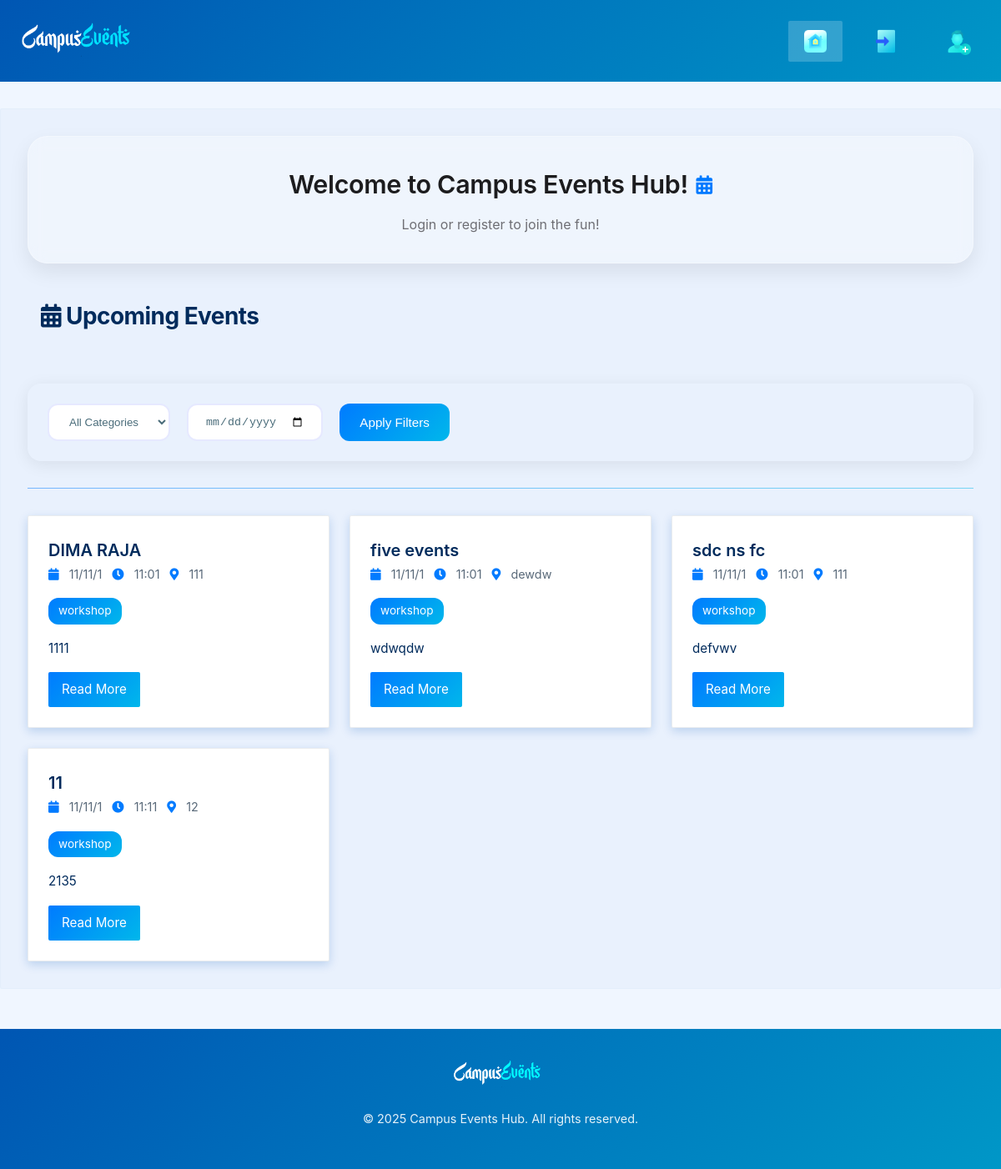
The page / on the database its author committed.
### models.py (models this page shows)
class Event(db.Model):
    __tablename__ = 'event'
    id = db.Column(db.Integer, primary_key=True)
    title = db.Column(db.String(100), nullable=False)
    description = db.Column(db.Text, nullable=False)
    date = db.Column(db.Date, nullable=False)
    time = db.Column(db.Time, nullable=False)
    location = db.Column(db.String(100), nullable=False)
    category = db.Column(db.String(50), nullable=False)
    status = db.Column(db.Enum(EventStatus), default=EventStatus.PENDING)
    user_id = db.Column(db.Integer, db.ForeignKey('user.id'), nullable=False)
    likes = db.relationship('Like', backref='event', lazy=True, cascade='all, delete-orphan')
    rsvps = db.relationship('RSVP', backref='event', lazy=True, cascade='all, delete-orphan')
    notifications = db.relationship('Notification', backref='event', lazy=True, cascade='all, delete-orphan')

### app.py (the view, shortened to what this page needs)
@app.route('/')
def index():
    page = request.args.get('page', 1, type=int)
    per_page = 10
    events_query = Event.query.filter_by(status=EventStatus.APPROVED).order_by(Event.date, Event.time)
    category = request.args.get('category')
    date_filter = request.args.get('date')
    if category:
        events_query = events_query.filter_by(category=category)
    if date_filter:
        events_query = events_query.filter(Event.date == date.fromisoformat(date_filter))
    events = events_query.paginate(page=page, per_page=per_page, error_out=False)
    categories = sorted(set(event.category for event in Event.query.all() if event.category))
    return render_template('index.html', events=events, categories=categories, category_filter=category, date_filter=date_filter)

### templates/index.html (shortened to what this page needs)
{% extends "base.html" %}
{% block css %}
    <link rel="stylesheet" href="{{ url_for('static', filename='css/index.css') }}">
{% endblock %}
{% block content %}
    <div class="container">
        {% if current_user.is_authenticated %}
            <div class="welcome-message">
                <h2>Welcome, {{ current_user.username }}! <i class="fas fa-user"></i></h2>
                <p>Check out the latest events on campus.</p>
            </div>
        {% else %}
            <div class="welcome-message">
                <h2>Welcome to Campus Events Hub! <i class="fas fa-calendar-alt"></i></h2>
                <p>Login or register to join the fun!</p>
            </div>
        {% endif %}
        <div class="page-header">
            <h2><i class="fas fa-calendar-alt"></i> Upcoming Events</h2>
        </div>
        <div class="filters">
            <select class="form-control" id="category-filter">
                <option value="">All Categories</option>
            </select>
            <input type="date" class="form-control" id="date-filter">
            <button class="btn btn-primary" id="apply-filters">Apply Filters</button>
        </div>
        <div class="page-separator"></div>
        <div class="events-grid" id="events-grid">
            {% if events %}
                {% for event in events %}
                    <div class="event-card" id="event-card-{{ event.id }}">
                        <h3><a href="{{ url_for('get_event_page', event_id=event.id) }}">{{ event.title }}</a></h3>
                        <div class="event-meta">
                            <span><i class="fas fa-calendar"></i> {{ event.date.strftime('%d/%m/%Y') }}</span>
                            <span><i class="fas fa-clock"></i> {{ event.time.strftime('%H:%M') }}</span>
                            <span><i class="fas fa-map-marker-alt"></i> {{ event.location }}</span>
                        </div>
                        <div class="event-category">{{ event.category }}</div>
                        <p>{{ event.description }}</p>
                        <a href="{{ url_for('get_event_page', event_id=event.id) }}" class="btn btn-primary btn-read-more">Read More</a>
                    </div>
                {% endfor %}
            {% else %}
                <div class="no-events">
                    <i class="fas fa-exclamation-circle"></i> No events found.
                </div>
            {% endif %}
        </div>
    </div>
{% endblock %}

### templates/base.html (shortened to what this page needs)
<!DOCTYPE html>
<html lang="en">
<head>
    <link rel="stylesheet" href="{{ url_for('static', filename='css/base.css') }}">
    {% block css %}{% endblock %}
    <link rel="stylesheet" href="https://cdnjs.cloudflare.com/ajax/libs/font-awesome/5.15.4/css/all.min.css">
</head>
<body>
    <header>
        <nav>
            <div class="logo"><img src="{{ url_for('static', filename='images/logo.png') }}" alt="Campus Events Hub"></div><div class="nav-links">
                <a href="{{ url_for('index') }}" class="{% if request.path == url_for('index') %}active{% endif %}">
                    <img src="{{ url_for('static', filename='icons/home.png') }}" alt="Home" class="nav-icon">
                </a>
                {% if current_user.is_authenticated %}
                    <a href="{{ url_for('dashboard') }}" class="{% if request.path == url_for('dashboard') %}active{% endif %}">
                        <img src="{{ url_for('static', filename='icons/dashboard.png') }}" alt="Dashboard" class="nav-icon">
                        <span class="tooltip-text">Dashboard</span>
                    </a>
                    <a href="{{ url_for('create_event_page') }}" class="{% if request.path == url_for('create_event_page') %}active{% endif %}">
                        <img src="{{ url_for('static', filename='icons/create.png') }}" alt="Create Event" class="nav-icon">
                        <span class="tooltip-text">Create Event</span>
                    </a>
                    <a href="{{ url_for('profile') }}" class="{% if request.path == url_for('profile') %}active{% endif %}">
                        <img src="{{ url_for('static', filename='icons/profile.png') }}" alt="Profile" class="nav-icon">
                        <span class="tooltip-text">Profile</span>
                    </a>
                    <a href="{{ url_for('logout') }}" class="{% if request.path == url_for('logout') %}active{% endif %}">
                        <img src="{{ url_for('static', filename='icons/signout.png') }}" alt="Logout" class="nav-icon">
                        <span class="tooltip-text">Logout</span>
                    </a>
                {% else %}
                    <a href="{{ url_for('login') }}" class="{% if request.path == url_for('login') %}active{% endif %}">
                        <img src="{{ url_for('static', filename='icons/login.png') }}" alt="Login" class="nav-icon">
                    </a>
                    <a href="{{ url_for('register') }}" class="{% if request.path == url_for('register') %}active{% endif %}">
                        <img src="{{ url_for('static', filename='icons/register.png') }}" alt="Register" class="nav-icon">
                    </a>
                {% endif %}
            </div>
        </nav>
    </header>
    <main>
        {% block content %}{% endblock %}
    </main>
    <footer>
        <div class="footer-content">
            <img src="{{ url_for('static', filename='images/logo.png') }}" alt="Footer Logo" class="footer-logo">
            <p>© 2025 Campus Events Hub. All rights reserved.</p>
        </div>
    </footer>
</body>
</html>

### static/css/base.css (style rules this page uses)
:root { --primary-blue: #007bff; --light-blue: #f0f6ff; --white: #ffffff; --dark-blue: #002b5c; --gradient-blue: linear-gradient(135deg, #007bff 0%, #00b7eb 100%); --success-green: #28a745; --danger-red: #dc3545; --gray: #5a6a7a; --font-primary: 'Inter', -apple-system, BlinkMacSystemFont, sans-serif; --transition: all 0.3s ease; --border-radius: 2px; --animation-ease: cubic-bezier(0.4, 0, 0.2, 1); }
* { margin: 0; padding: 0; box-sizing: border-box; }
body { font-family: var(--font-primary); line-height: 1.7; color: var(--dark-blue); background-color: var(--light-blue); font-size: 16px; overscroll-behavior: none; }
h1, h2, h3, h4 { font-weight: 700; color: var(--dark-blue); }
h2 { font-size: 1.75rem; margin-bottom: 1.5rem; letter-spacing: -0.02em; }
h3 { font-size: 1.25rem; font-weight: 600; }
p { margin-bottom: 1rem; font-size: 0.95rem; font-weight: 400; }
a { text-decoration: none; color: var(--primary-blue); transition: var(--transition); }
header { background: linear-gradient(135deg, #0056b3 0%, #0097c7 100%); padding: 1.25rem 0; position: sticky; top: 0; z-index: 1000; }
nav { max-width: 1280px; margin: 0 auto; display: flex; justify-content: space-between; align-items: center; padding: 0 20px; }
.logo img { height: 50px; transition: transform var(--transition); }
.nav-links { display: flex; align-items: center; gap: 1.25rem; }
.nav-links a { color: var(--white); font-weight: 500; font-size: 0.95rem; padding: 0.5rem 1rem; border-radius: var(--border-radius); display: flex; align-items: center; gap: 0.5rem; transition: var(--transition); }
.nav-links a:hover, .nav-links a.active { background-color: rgba(255, 255, 255, 0.2); }
.nav-icon { width: 33px; height: 33px; vertical-align: middle; transition: 0.3s ease; }
.nav-links a.active .nav-icon { filter: brightness(1.2); transform: scale(1.1); }
.container { max-width: 1280px; margin: 2rem auto; padding: 2rem; background-color: #c8def531; border-radius: var(--border-radius); border: 1px solid #c8def531; animation: fadeInOpacity 0.4s var(--animation-ease); }
footer { background: linear-gradient(135deg, #0056b3 0%, #0097c7 100%); color: var(--white); padding: 2rem 0; margin-top: 3rem; }
.footer-content { max-width: 1280px; margin: 0 auto; text-align: center; }
.footer-logo { height: 40px; margin-bottom: 1rem; filter: brightness(1.1); }
.footer-content p { font-size: 0.9rem; opacity: 0.9; }
.btn { padding: 0.5rem 1rem; border: none; border-radius: var(--border-radius); font-size: 0.95rem; cursor: pointer; transition: var(--transition); display: inline-flex; align-items: center; gap: 0.5rem; }
.btn-primary { background: var(--gradient-blue); color: var(--white); }

### rows shown on the page
Event: title "DIMA RAJA", date "11/11/1", time "11:01", location "111", category "workshop", description "1111"
Event: title "five events", date "11/11/1", time "11:01", location "dewdw", category "workshop", description "wdwqdw"
Event: title "sdc ns fc", date "11/11/1", time "11:01", location "111", category "workshop", description "defvwv"
Event: title "11", date "11/11/1", time "11:11", location "12", category "workshop", description "2135"
